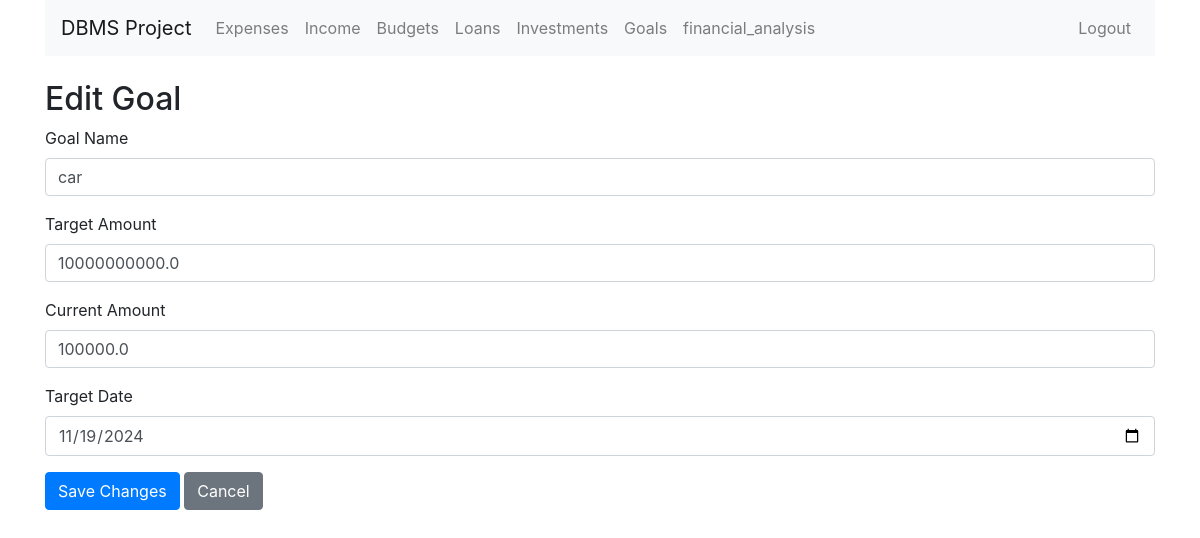
Screenshot of /goals/edit/1 (signed in) with the database file from the repository.
### tables this page shows
CREATE TABLE Goals (
                            goal_id INTEGER PRIMARY KEY AUTOINCREMENT,
                            user_id INTEGER,
                            goal_name TEXT,
                            target_amount REAL CHECK(target_amount > 0),
                            current_amount REAL CHECK(current_amount >= 0),
                            target_date DATE,
                            FOREIGN KEY (user_id) REFERENCES User(user_id)
                        );

### app.py (the view, shortened to what this page needs)
@app.route('/goals/edit/<int:goal_id>', methods=['GET', 'POST'])
@login_required
def edit_goal(goal_id):
    user_id = session['user_id']
    conn = get_db_connection()
    goal = conn.execute('SELECT * FROM Goals WHERE goal_id = ? AND user_id = ?', (goal_id, user_id)).fetchone()
    conn.close()
    if goal is None:
        flash("Goal not found or you do not have permission to edit this goal.")
        return redirect(url_for('view_goals'))
    return render_template('edit_goal.html', goal=goal)

### app.py (called while the page is built)
def get_db_connection():
    conn = sqlite3.connect('db.db')
    conn.row_factory = sqlite3.Row
    return conn

def login_required(f):
    @wraps(f)
    def decorated_function(*args, **kwargs):
        if 'user_id' not in session:
            flash('Please log in first.', 'warning')
            return redirect(url_for('login'))
        return f(*args, **kwargs)
    return decorated_function

### templates/edit_goal.html
{% extends 'base.html' %}
{% block content %}
<h2>Edit Goal</h2>
<form method="POST">
    <div class="form-group">
        <label for="goal_name">Goal Name</label>
        <input type="text" class="form-control" id="goal_name" name="goal_name" value="{{ goal.goal_name }}" required placeholder="Enter goal name">
    </div>
    <div class="form-group">
        <label for="target_amount">Target Amount</label>
        <input type="number" class="form-control" id="target_amount" name="target_amount" value="{{ goal.target_amount }}" step="0.01" min="0" required placeholder="Enter target amount">
    </div>
    <div class="form-group">
        <label for="current_amount">Current Amount</label>
        <input type="number" class="form-control" id="current_amount" name="current_amount" value="{{ goal.current_amount }}" step="0.01" min="0" required placeholder="Enter current amount">
    </div>
    <div class="form-group">
        <label for="target_date">Target Date</label>
        <input type="date" class="form-control" id="target_date" name="target_date" value="{{ goal.target_date }}" required>
    </div>
    <button type="submit" class="btn btn-primary">Save Changes</button>
    <a href="{{ url_for('view_goals') }}" class="btn btn-secondary">Cancel</a>
</form>
{% endblock %}

### rows the page displays
Goals: goal_name "car", target_amount "10000000000.0", current_amount "100000.0", target_date "11/19/2024"
